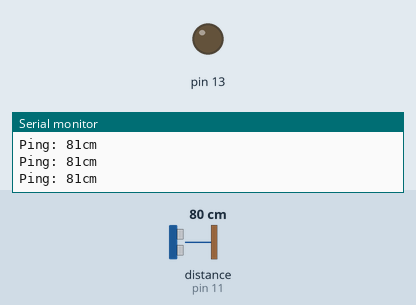
Simulated run of this sketch. Board: Arduino Uno, built with avr-gcc and run on an emulated ATmega328P. Shown: output pins drawn as LEDs (lit = HIGH), the last lines printed to the serial monitor. The inputs (shaded band) are chosen by the test bench; at power-on: distance to the obstacle (sensor on pin 11) 80 cm. The echo pulse lasts 58.3 µs per cm.

Above: at 1.2 s.
1.3 s: distance to the obstacle (sensor on pin 11) set to 21 cm
2.8 s: distance to the obstacle (sensor on pin 11) set to 17 cm
At 3.8 s:
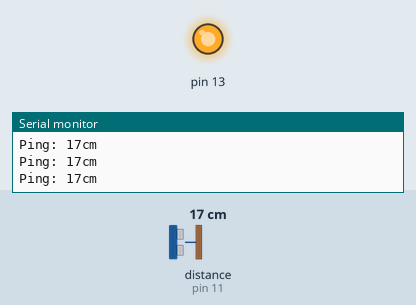
4.3 s: distance to the obstacle (sensor on pin 11) set to 35 cm
At 5.4 s:
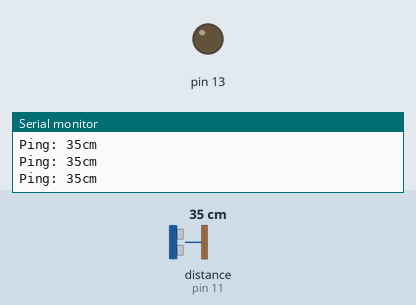
5.8 s: distance to the obstacle (sensor on pin 11) set to 2 cm
At 7.1 s:
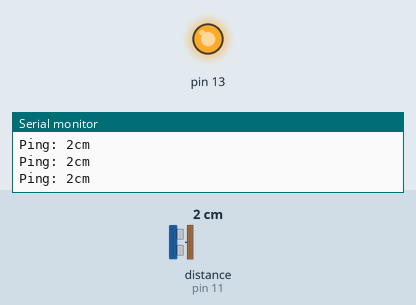
Timing chart, 0 to 8.3 s (numbered marks = the images above; inputs shaded):
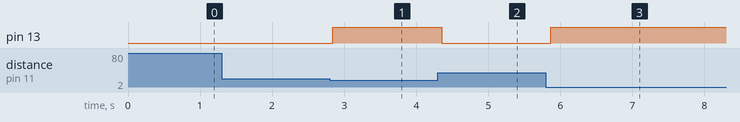

Measured:
- the behaviour switches between 20 and 19 cm on distance to the obstacle (sensor on pin 11) (found by bisection; images 0 and 1)
- after the input at 2.8 s, pin 13: LOW → HIGH at once
- after the input at 4.3 s, pin 13: HIGH → LOW after 0.05 s
- after the input at 5.8 s, pin 13: LOW → HIGH after 0.07 s

The sketch:

salvaobstaculo_con_led_1.ino
```cpp
 // ---------------------------------------------------------------------------
// En este ejemplo, el sensor salvaobstaculos enciende un LED (pin 13) cuando encuentra un obstáulo
// a una distancia menor del "límite" establecido medido en cm. Esta variable "límite" podemos modificarla manualmente.
//conexiones del sensor HC-SR04
//trigger 12
//echo    11
//Gnd     tierra (GND)
//Vcc     5V
// ---------------------------------------------------------------------------


 #include <NewPing.h> //incluimos la librería para manejar más fácilmente el sensor

     #define TRIGGER_PIN 12 // Pin 12 de la placa conectado al TRIGGER (disparador) del sensor ultrasónico.
     #define ECHO_PIN 11    // Pin 11 de la placa conectado al ECHO (eco) del sensor.
     #define MAX_DISTANCE 200 //máxima distancia medida por el sensor 200 cm = 2 m

     NewPing sonar(TRIGGER_PIN, ECHO_PIN, MAX_DISTANCE); // NewPing setup of pins and maximum distance

     void setup()


        {
           pinMode(13, OUTPUT);
           Serial.begin(115200); // Open serial monitor at 115200 baud to see ping results.
        }

     void loop()
       {
           delay(50);
           unsigned int uS = sonar.ping(); // Envia un ping, y mide el tiempo hasta su regreso en microsegundos (uS)
           long distancia = uS / US_ROUNDTRIP_CM ; //distancia al obstáculo en cm

           Serial.print("Ping: "); //Vemos la distancia en el Monitor Serie (Ctrl+Mayús+M)
           Serial.print(distancia);
           Serial.println("cm");


           int limite = 20 ;     // Si el obstáculo está a MENOR distancia del límite establecido en cm se enciende el LED
            if ( distancia < limite)
                 digitalWrite ( 13 , HIGH) ;
            else
                 digitalWrite( 13 , LOW) ;
            delay (200) ;                  // Para limitar el número de mediciones
        }
```
